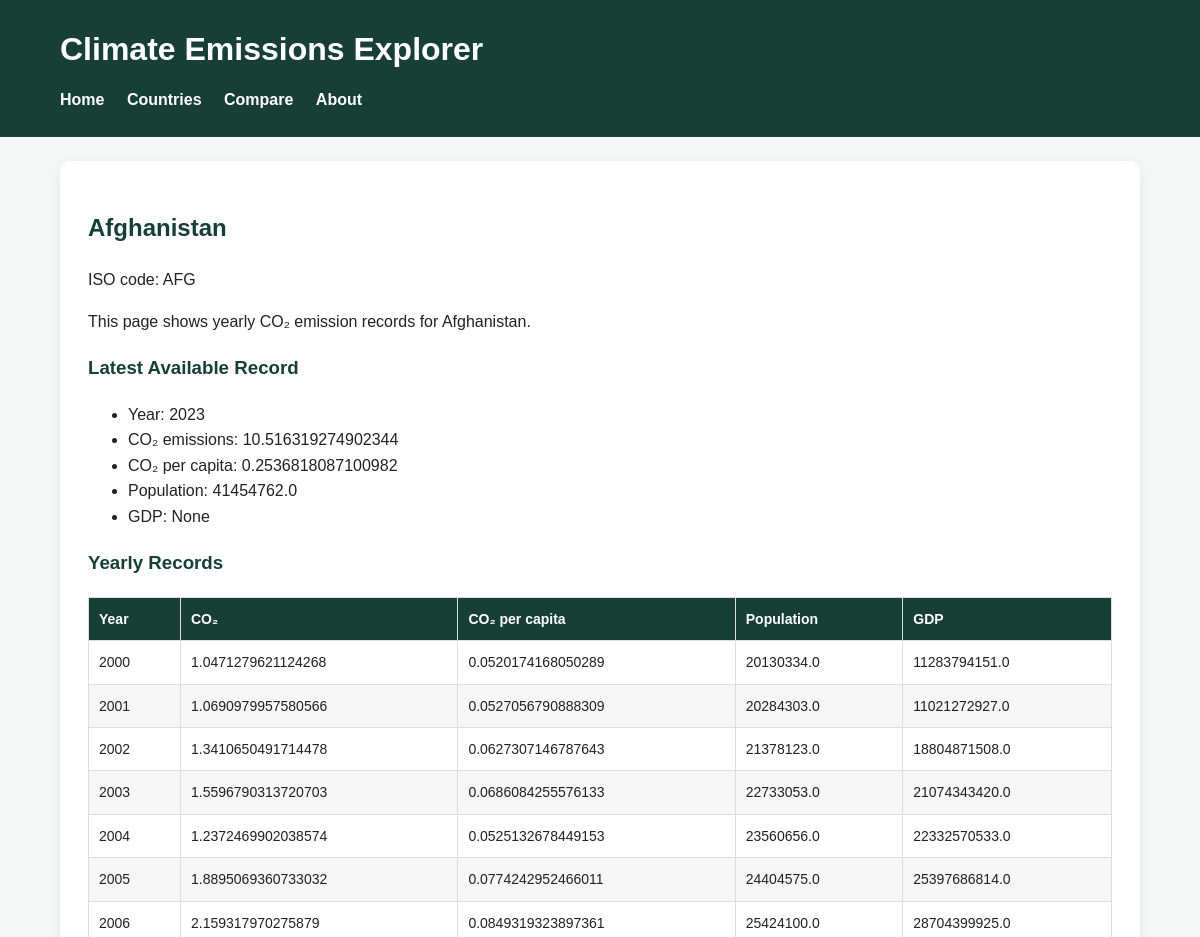
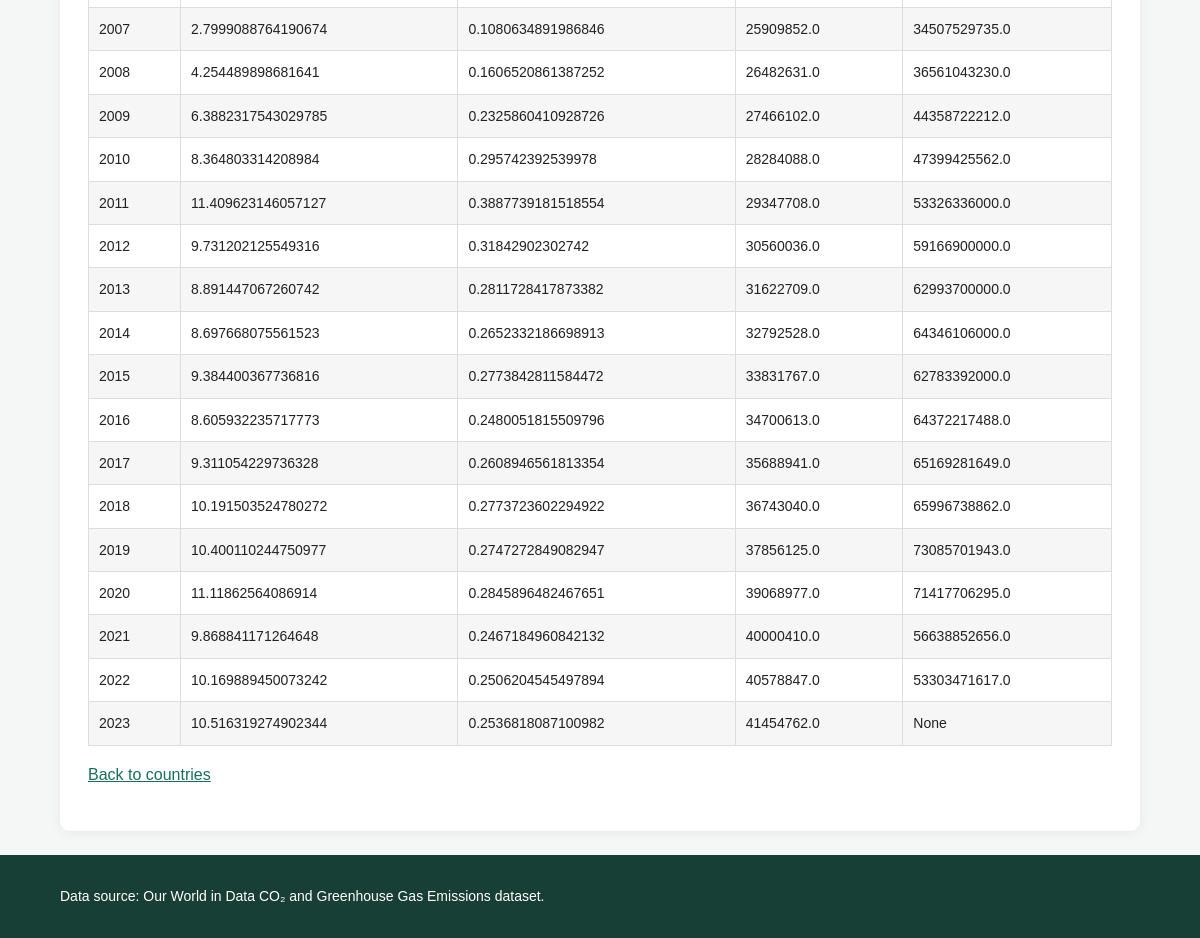
The page /country/1 on the database its author committed (2 pictures, top to bottom).
### models.py (models this page shows, shortened)
class Country(db.Model):
    __tablename__ = "countries"
    id = db.Column(db.Integer, primary_key=True)
    name = db.Column(db.String(120), nullable=False, unique=True)
    iso_code = db.Column(db.String(20), nullable=True)
    records = db.relationship("EmissionRecord", backref="country", lazy=True)

class EmissionRecord(db.Model):
    __tablename__ = "emission_records"
    id = db.Column(db.Integer, primary_key=True)
    country_id = db.Column(db.Integer, db.ForeignKey("countries.id"), nullable=False)
    year = db.Column(db.Integer, nullable=False)
    co2 = db.Column(db.Float, nullable=True)
    co2_per_capita = db.Column(db.Float, nullable=True)
    population = db.Column(db.Float, nullable=True)
    gdp = db.Column(db.Float, nullable=True)

### app.py (the view)
    @app.route("/country/<int:country_id>")
    def country_detail(country_id):
        country = Country.query.get_or_404(country_id)
        records = EmissionRecord.query.filter_by(
            country_id=country.id
        ).order_by(
            EmissionRecord.year.asc()
        ).all()
        latest_record = EmissionRecord.query.filter_by(
            country_id=country.id
        ).order_by(
            EmissionRecord.year.desc()
        ).first()
        return render_template(
            "country_detail.html",
            country=country,
            records=records,
            latest_record=latest_record
        )

### templates/country_detail.html (shortened to what this page needs)
{% extends "base.html" %}
{% block content %}
    <h2>{{ country.name }}</h2>
    {% if country.iso_code %}
        <p>ISO code: {{ country.iso_code }}</p>
    {% endif %}
    <p>
        This page shows yearly CO₂ emission records for {{ country.name }}.
    </p>
    {% if latest_record %}
        <h3>Latest Available Record</h3>
        <ul>
            <li>Year: {{ latest_record.year }}</li>
            <li>CO₂ emissions: {{ latest_record.co2 }}</li>
            <li>CO₂ per capita: {{ latest_record.co2_per_capita }}</li>
            <li>Population: {{ latest_record.population }}</li>
            <li>GDP: {{ latest_record.gdp }}</li>
        </ul>
    {% endif %}
    <h3>Yearly Records</h3>
    {% if records %}
        <table border="1" cellpadding="6">
            <thead>
                <tr>
                    <th>Year</th>
                    <th>CO₂</th>
                    <th>CO₂ per capita</th>
                    <th>Population</th>
                    <th>GDP</th>
                </tr>
            </thead>
            <tbody>
                {% for record in records %}
                    <tr>
                        <td>{{ record.year }}</td>
                        <td>{{ record.co2 }}</td>
                        <td>{{ record.co2_per_capita }}</td>
                        <td>{{ record.population }}</td>
                        <td>{{ record.gdp }}</td>
                    </tr>
                {% endfor %}
            </tbody>
        </table>
    {% else %}
        <p>No emission records found for this country.</p>
    {% endif %}
    <p>
        <a href="/countries">Back to countries</a>
    </p>
{% endblock %}

### templates/base.html (shortened to what this page needs)
<!DOCTYPE html>
<html>
<head>
    <link rel="stylesheet" href="{{ url_for('static', filename='style.css') }}">
</head>
<body>
    <header class="site-header">
        <div class="container">
            <h1>Climate Emissions Explorer</h1>
            <nav class="nav-links">
                <a href="/">Home</a>
                <a href="/countries">Countries</a>
                <a href="/compare">Compare</a>
                <a href="/about">About</a>
            </nav>
        </div>
    </header>
    <main class="container page-content">
        {% block content %}
        {% endblock %}
    </main>
    <footer class="site-footer">
        <div class="container">
            <p>Data source: Our World in Data CO₂ and Greenhouse Gas Emissions dataset.</p>
        </div>
    </footer>
</body>
</html>

### static/style.css (style rules this page uses)
* { box-sizing: border-box; }
body { margin: 0; font-family: Arial, Helvetica, sans-serif; background: #f4f7f6; color: #222; line-height: 1.6; }
.container { width: 90%; max-width: 1100px; margin: 0 auto; }
.site-header { background: #173f35; color: white; padding: 24px 0; }
.site-header h1 { margin: 0 0 12px 0; }
.nav-links a { color: white; text-decoration: none; margin-right: 18px; font-weight: bold; }
.page-content { background: white; margin-top: 24px; margin-bottom: 24px; padding: 28px; border-radius: 10px; box-shadow: 0 2px 12px rgba(0, 0, 0, 0.06); }
.site-footer { background: #173f35; color: white; padding: 16px 0; font-size: 14px; }
h2, h3, h4 { color: #173f35; }
a { color: #176f5c; }
table { width: 100%; border-collapse: collapse; margin-top: 18px; font-size: 14px; }
th { background: #173f35; color: white; text-align: left; }
th, td { padding: 10px; border: 1px solid #ddd; }
tr:nth-child(even) { background: #f6f6f6; }

### rows shown on the page
Country: name "Afghanistan", iso_code "AFG"
EmissionRecord: year "2023", co2 "10.516319274902344", co2_per_capita "0.2536818087100982", population "41454762.0", gdp "None"
EmissionRecord: year "2000", co2 "1.0471279621124268", co2_per_capita "0.0520174168050289", population "20130334.0", gdp "11283794151.0"
EmissionRecord: year "2001", co2 "1.0690979957580566", co2_per_capita "0.0527056790888309", population "20284303.0", gdp "11021272927.0"
EmissionRecord: year "2002", co2 "1.3410650491714478", co2_per_capita "0.0627307146787643", population "21378123.0", gdp "18804871508.0"
EmissionRecord: year "2003", co2 "1.5596790313720703", co2_per_capita "0.0686084255576133", population "22733053.0", gdp "21074343420.0"
EmissionRecord: year "2004", co2 "1.2372469902038574", co2_per_capita "0.0525132678449153", population "23560656.0", gdp "22332570533.0"
EmissionRecord: year "2005", co2 "1.8895069360733032", co2_per_capita "0.0774242952466011", population "24404575.0", gdp "25397686814.0"
EmissionRecord: year "2006", co2 "2.159317970275879", co2_per_capita "0.0849319323897361", population "25424100.0", gdp "28704399925.0"
EmissionRecord: year "2007", co2 "2.7999088764190674", co2_per_capita "0.1080634891986846", population "25909852.0", gdp "34507529735.0"
EmissionRecord: year "2008", co2 "4.254489898681641", co2_per_capita "0.1606520861387252", population "26482631.0", gdp "36561043230.0"
EmissionRecord: year "2009", co2 "6.3882317543029785", co2_per_capita "0.2325860410928726", population "27466102.0", gdp "44358722212.0"
EmissionRecord: year "2010", co2 "8.364803314208984", co2_per_capita "0.295742392539978", population "28284088.0", gdp "47399425562.0"
EmissionRecord: year "2011", co2 "11.409623146057127", co2_per_capita "0.3887739181518554", population "29347708.0", gdp "53326336000.0"
EmissionRecord: year "2012", co2 "9.731202125549316", co2_per_capita "0.31842902302742", population "30560036.0", gdp "59166900000.0"
EmissionRecord: year "2013", co2 "8.891447067260742", co2_per_capita "0.2811728417873382", population "31622709.0", gdp "62993700000.0"
EmissionRecord: year "2014", co2 "8.697668075561523", co2_per_capita "0.2652332186698913", population "32792528.0", gdp "64346106000.0"
EmissionRecord: year "2015", co2 "9.384400367736816", co2_per_capita "0.2773842811584472", population "33831767.0", gdp "62783392000.0"
EmissionRecord: year "2016", co2 "8.605932235717773", co2_per_capita "0.2480051815509796", population "34700613.0", gdp "64372217488.0"
EmissionRecord: year "2017", co2 "9.311054229736328", co2_per_capita "0.2608946561813354", population "35688941.0", gdp "65169281649.0"
EmissionRecord: year "2018", co2 "10.191503524780272", co2_per_capita "0.2773723602294922", population "36743040.0", gdp "65996738862.0"
EmissionRecord: year "2019", co2 "10.400110244750977", co2_per_capita "0.2747272849082947", population "37856125.0", gdp "73085701943.0"
EmissionRecord: year "2020", co2 "11.11862564086914", co2_per_capita "0.2845896482467651", population "39068977.0", gdp "71417706295.0"
EmissionRecord: year "2021", co2 "9.868841171264648", co2_per_capita "0.2467184960842132", population "40000410.0", gdp "56638852656.0"
EmissionRecord: year "2022", co2 "10.169889450073242", co2_per_capita "0.2506204545497894", population "40578847.0", gdp "53303471617.0"
